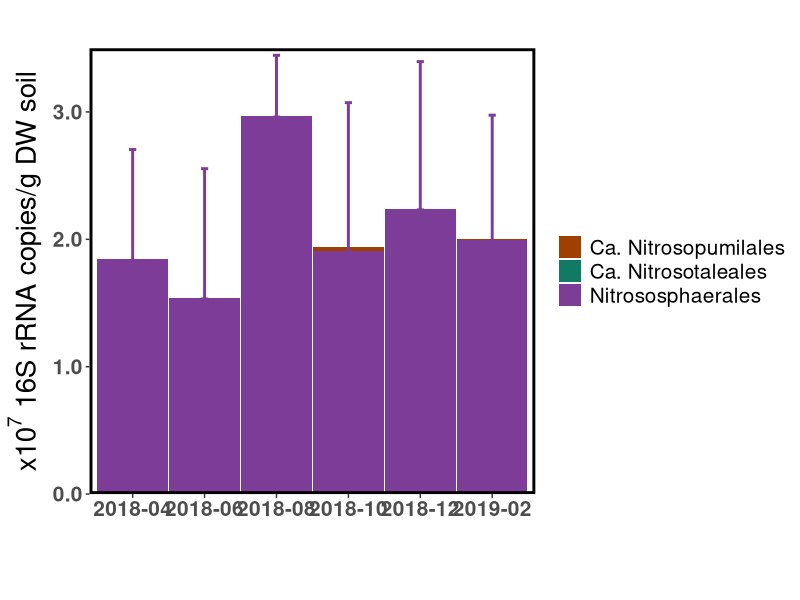
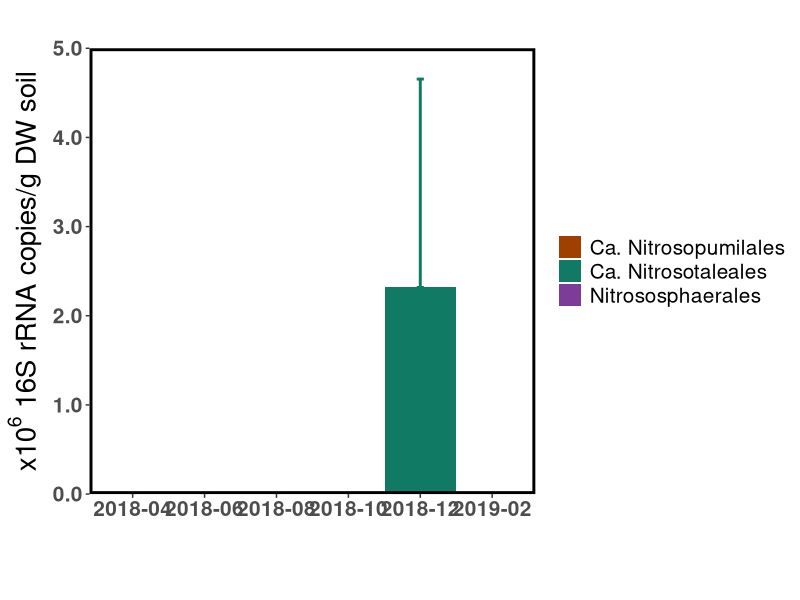

Generate these figures, in order, with R:
################################################################################
#                                                                              #
# SSU- and 16S- based taxonomic composition of AOA and AOB                     #
#                                                                              #
# Author: Anna Burns                                                           #
# Last edited: 27.09.2024                                                      #
# Last tested: 27.09.2024                                                      #
#                                                                              #
################################################################################

################################################################################
# Required packages                                                            #
################################################################################

library(dplyr)
library(ggplot2)

################################################################################
# Data upload                                                                  #
################################################################################

aoa.16s <- read.csv('Data/16srRNA.aoa.absolute.csv')
ssu <- read.csv('Data/16srRNA.ssu.csv')
  
aob.16s <- read.csv('Data/16srRNA.aob.csv')
################################################################################
# Functions                                                                    #
################################################################################



################################################################################
# Code                                                                         #
################################################################################

# 16S AOA 

aoa.16s.sum <- aoa.16s %>% group_by(loc, season2, Order, group) %>% summarise(tot_abundance = sum(Abundance))

aoa.16s.sum2 <- aoa.16s.sum %>% group_by(loc, season2, Order) %>% summarise(mean = mean(tot_abundance), sd = sd(tot_abundance), n = n(), se = sd/sqrt(n))

aoa.16s.sum2$season2 <- factor(aoa.16s.sum2$season2, levels = c('18-Apr', '18-Jun', '18-Aug', '18-Oct', '18-Dec', '19-Feb'),
                              labels = c('2018-04', '2018-06', '2018-08', '2018-10', '2018-12', '2019-02'))

ggplot(aoa.16s.sum2[aoa.16s.sum2$loc == 'PW',], aes(x= season2, y = mean, group = Order)) + 
  geom_col(aes(fill = Order), width = .98) + 
  scale_fill_manual(values = c("#A04000","#117A65","#7D3C98")) + 
  scale_color_manual(values = c("#A04000","#117A65","#7D3C98")) +
  labs(y = expression(paste(x10^{7}, ' 16S rRNA copies/g DW soil')), x = '') + 
  scale_y_continuous(limits = c(0, 3.5e7), breaks = c(0, 1e7, 2e7, 3e7), labels = c('0.0', '1.0', '2.0', '3.0'),
                     expand = c(0,0)) +
  scale_x_discrete(drop = FALSE) + 
  geom_errorbar(data = aoa.16s.sum2[aoa.16s.sum2$loc == 'PW' & aoa.16s.sum2$Order == 'Nitrososphaerales',],
                aes(ymax = mean + se, ymin = mean-100000), width = 0.1, linewidth = 1, col = "#7D3C98") +
  theme(axis.title=element_text(size=20,face = "bold"),axis.text=element_text(size=15,face = "bold"),
        title = element_text(size = 20, face = 'bold'),
        panel.border = element_rect(linetype = "solid", colour = "black", fill = NA, size=2),
        panel.background = element_rect(fill = NA),panel.grid.major = element_blank(),
        legend.text = element_text(size = 15),legend.key = element_rect(fill = NA),legend.title = element_blank(),
        legend.background = element_blank(),
        aspect.ratio = 1)

ggplot(aoa.16s.sum2[aoa.16s.sum2$loc == 'CW',], aes(x= season2, y = mean, group = Order)) + 
  geom_col(aes(fill = Order), width = .98) + 
  scale_fill_manual(values = c("#A04000","#117A65","#7D3C98")) + 
  scale_color_manual(values = c("#A04000","#117A65","#7D3C98")) +
  labs(y = expression(paste(x10^{6}, ' 16S rRNA copies/g DW soil')), x = '') + 
  scale_y_continuous(limits = c(0, 5e6), breaks = c(0, 1e6, 2e6, 3e6, 4e6, 5e6), labels = c('0.0', '1.0', '2.0', '3.0', '4.0', '5.0'),
                     expand = c(0,0)) +
  scale_x_discrete(drop = FALSE) + 
  geom_errorbar(data = aoa.16s.sum2[aoa.16s.sum2$loc == 'CW' & aoa.16s.sum2$Order == 'Ca. Nitrosotaleales',],
                aes(ymax = mean + se, ymin = mean-10000), width = 0.1, linewidth = 1, col = "#117A65") +
  theme(axis.title=element_text(size=20,face = "bold"),axis.text=element_text(size=15,face = "bold"),
        title = element_text(size = 20, face = 'bold'),
        panel.border = element_rect(linetype = "solid", colour = "black", fill = NA, size=2),
        panel.background = element_rect(fill = NA),panel.grid.major = element_blank(),
        legend.text = element_text(size = 15),legend.key = element_rect(fill = NA),legend.title = element_blank(),
        legend.background = element_blank(),
        aspect.ratio = 1)

## 16S AOB

## SSU AOA PW

## SSU AOB PW

